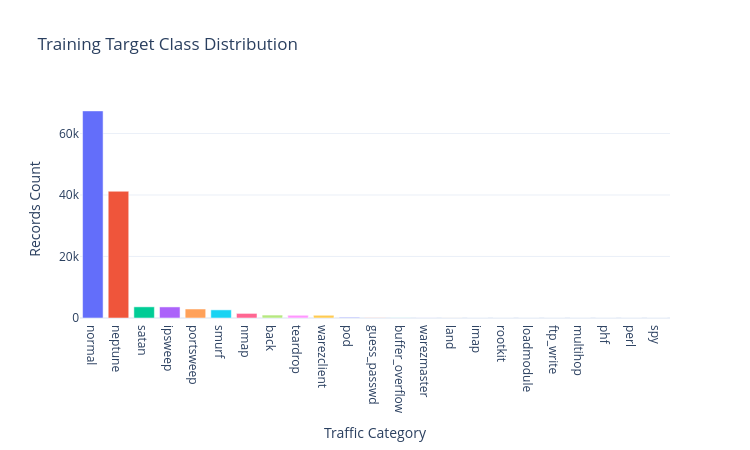

Here is the notebook cell this chart was saved with:
### Markdown cell above
## Target Classes

Let's look at the class distribution inside the training and test sets. We will visualize these distributions using interactive Plotly bar charts.

### Code cell
# Calculate train class distribution
train_counts = train_df['label'].value_counts().reset_index()
train_counts.columns = ['Label', 'Count']

fig_train = px.bar(
    train_counts,
    x='Label',
    y='Count',
    title='Training Target Class Distribution',
    labels={'Label': 'Traffic Category', 'Count': 'Records Count'},
    color='Label'
)
fig_train.update_layout(showlegend=False, width=750, height=450)
fig_train.show()

### Figure 1 — Plotly figure (JSON) as saved in the notebook; plotly's stock layout.template omitted (floating-point values rounded to 4 significant figures)
{"data": [{"hovertemplate": "Traffic Category=%{x}<br>Records Count=%{y}<extra></extra>", "legendgroup": "normal", "marker": {"color": "#636efa", "pattern": {"shape": ""}}, "name": "normal", "orientation": "v", "showlegend": true, "textposition": "auto", "type": "bar", "x": ["normal"], "xaxis": "x", "y": [67343], "yaxis": "y"}, {"hovertemplate": "Traffic Category=%{x}<br>Records Count=%{y}<extra></extra>", "legendgroup": "neptune", "marker": {"color": "#EF553B", "pattern": {"shape": ""}}, "name": "neptune", "orientation": "v", "showlegend": true, "textposition": "auto", "type": "bar", "x": ["neptune"], "xaxis": "x", "y": [41214], "yaxis": "y"}, {"hovertemplate": "Traffic Category=%{x}<br>Records Count=%{y}<extra></extra>", "legendgroup": "satan", "marker": {"color": "#00cc96", "pattern": {"shape": ""}}, "name": "satan", "orientation": "v", "showlegend": true, "textposition": "auto", "type": "bar", "x": ["satan"], "xaxis": "x", "y": [3633], "yaxis": "y"}, {"hovertemplate": "Traffic Category=%{x}<br>Records Count=%{y}<extra></extra>", "legendgroup": "ipsweep", "marker": {"color": "#ab63fa", "pattern": {"shape": ""}}, "name": "ipsweep", "orientation": "v", "showlegend": true, "textposition": "auto", "type": "bar", "x": ["ipsweep"], "xaxis": "x", "y": [3599], "yaxis": "y"}, {"hovertemplate": "Traffic Category=%{x}<br>Records Count=%{y}<extra></extra>", "legendgroup": "portsweep", "marker": {"color": "#FFA15A", "pattern": {"shape": ""}}, "name": "portsweep", "orientation": "v", "showlegend": true, "textposition": "auto", "type": "bar", "x": ["portsweep"], "xaxis": "x", "y": [2931], "yaxis": "y"}, {"hovertemplate": "Traffic Category=%{x}<br>Records Count=%{y}<extra></extra>", "legendgroup": "smurf", "marker": {"color": "#19d3f3", "pattern": {"shape": ""}}, "name": "smurf", "orientation": "v", "showlegend": true, "textposition": "auto", "type": "bar", "x": ["smurf"], "xaxis": "x", "y": [2646], "yaxis": "y"}, {"hovertemplate": "Traffic Category=%{x}<br>Records Count=%{y}<extra></extra>", "legendgroup": "nmap", "marker": {"color": "#FF6692", "pattern": {"shape": ""}}, "name": "nmap", "orientation": "v", "showlegend": true, "textposition": "auto", "type": "bar", "x": ["nmap"], "xaxis": "x", "y": [1493], "yaxis": "y"}, {"hovertemplate": "Traffic Category=%{x}<br>Records Count=%{y}<extra></extra>", "legendgroup": "back", "marker": {"color": "#B6E880", "pattern": {"shape": ""}}, "name": "back", "orientation": "v", "showlegend": true, "textposition": "auto", "type": "bar", "x": ["back"], "xaxis": "x", "y": [956], "yaxis": "y"}, {"hovertemplate": "Traffic Category=%{x}<br>Records Count=%{y}<extra></extra>", "legendgroup": "teardrop", "marker": {"color": "#FF97FF", "pattern": {"shape": ""}}, "name": "teardrop", "orientation": "v", "showlegend": true, "textposition": "auto", "type": "bar", "x": ["teardrop"], "xaxis": "x", "y": [892], "yaxis": "y"}, {"hovertemplate": "Traffic Category=%{x}<br>Records Count=%{y}<extra></extra>", "legendgroup": "warezclient", "marker": {"color": "#FECB52", "pattern": {"shape": ""}}, "name": "warezclient", "orientation": "v", "showlegend": true, "textposition": "auto", "type": "bar", "x": ["warezclient"], "xaxis": "x", "y": [890], "yaxis": "y"}, {"hovertemplate": "Traffic Category=%{x}<br>Records Count=%{y}<extra></extra>", "legendgroup": "pod", "marker": {"color": "#636efa", "pattern": {"shape": ""}}, "name": "pod", "orientation": "v", "showlegend": true, "textposition": "auto", "type": "bar", "x": ["pod"], "xaxis": "x", "y": [201], "yaxis": "y"}, {"hovertemplate": "Traffic Category=%{x}<br>Records Count=%{y}<extra></extra>", "legendgroup": "guess_passwd", "marker": {"color": "#EF553B", "pattern": {"shape": ""}}, "name": "guess_passwd", "orientation": "v", "showlegend": true, "textposition": "auto", "type": "bar", "x": ["guess_passwd"], "xaxis": "x", "y": [53], "yaxis": "y"}, {"hovertemplate": "Traffic Category=%{x}<br>Records Count=%{y}<extra></extra>", "legendgroup": "buffer_overflow", "marker": {"color": "#00cc96", "pattern": {"shape": ""}}, "name": "buffer_overflow", "orientation": "v", "showlegend": true, "textposition": "auto", "type": "bar", "x": ["buffer_overflow"], "xaxis": "x", "y": [30], "yaxis": "y"}, {"hovertemplate": "Traffic Category=%{x}<br>Records Count=%{y}<extra></extra>", "legendgroup": "warezmaster", "marker": {"color": "#ab63fa", "pattern": {"shape": ""}}, "name": "warezmaster", "orientation": "v", "showlegend": true, "textposition": "auto", "type": "bar", "x": ["warezmaster"], "xaxis": "x", "y": [20], "yaxis": "y"}, {"hovertemplate": "Traffic Category=%{x}<br>Records Count=%{y}<extra></extra>", "legendgroup": "land", "marker": {"color": "#FFA15A", "pattern": {"shape": ""}}, "name": "land", "orientation": "v", "showlegend": true, "textposition": "auto", "type": "bar", "x": ["land"], "xaxis": "x", "y": [18], "yaxis": "y"}, {"hovertemplate": "Traffic Category=%{x}<br>Records Count=%{y}<extra></extra>", "legendgroup": "imap", "marker": {"color": "#19d3f3", "pattern": {"shape": ""}}, "name": "imap", "orientation": "v", "showlegend": true, "textposition": "auto", "type": "bar", "x": ["imap"], "xaxis": "x", "y": [11], "yaxis": "y"}, {"hovertemplate": "Traffic Category=%{x}<br>Records Count=%{y}<extra></extra>", "legendgroup": "rootkit", "marker": {"color": "#FF6692", "pattern": {"shape": ""}}, "name": "rootkit", "orientation": "v", "showlegend": true, "textposition": "auto", "type": "bar", "x": ["rootkit"], "xaxis": "x", "y": [10], "yaxis": "y"}, {"hovertemplate": "Traffic Category=%{x}<br>Records Count=%{y}<extra></extra>", "legendgroup": "loadmodule", "marker": {"color": "#B6E880", "pattern": {"shape": ""}}, "name": "loadmodule", "orientation": "v", "showlegend": true, "textposition": "auto", "type": "bar", "x": ["loadmodule"], "xaxis": "x", "y": [9], "yaxis": "y"}, {"hovertemplate": "Traffic Category=%{x}<br>Records Count=%{y}<extra></extra>", "legendgroup": "ftp_write", "marker": {"color": "#FF97FF", "pattern": {"shape": ""}}, "name": "ftp_write", "orientation": "v", "showlegend": true, "textposition": "auto", "type": "bar", "x": ["ftp_write"], "xaxis": "x", "y": [8], "yaxis": "y"}, {"hovertemplate": "Traffic Category=%{x}<br>Records Count=%{y}<extra></extra>", "legendgroup": "multihop", "marker": {"color": "#FECB52", "pattern": {"shape": ""}}, "name": "multihop", "orientation": "v", "showlegend": true, "textposition": "auto", "type": "bar", "x": ["multihop"], "xaxis": "x", "y": [7], "yaxis": "y"}, {"hovertemplate": "Traffic Category=%{x}<br>Records Count=%{y}<extra></extra>", "legendgroup": "phf", "marker": {"color": "#636efa", "pattern": {"shape": ""}}, "name": "phf", "orientation": "v", "showlegend": true, "textposition": "auto", "type": "bar", "x": ["phf"], "xaxis": "x", "y": [4], "yaxis": "y"}, {"hovertemplate": "Traffic Category=%{x}<br>Records Count=%{y}<extra></extra>", "legendgroup": "perl", "marker": {"color": "#EF553B", "pattern": {"shape": ""}}, "name": "perl", "orientation": "v", "showlegend": true, "textposition": "auto", "type": "bar", "x": ["perl"], "xaxis": "x", "y": [3], "yaxis": "y"}, {"hovertemplate": "Traffic Category=%{x}<br>Records Count=%{y}<extra></extra>", "legendgroup": "spy", "marker": {"color": "#00cc96", "pattern": {"shape": ""}}, "name": "spy", "orientation": "v", "showlegend": true, "textposition": "auto", "type": "bar", "x": ["spy"], "xaxis": "x", "y": [2], "yaxis": "y"}], "layout": {"barmode": "relative", "height": 450, "legend": {"title": {"text": "Traffic Category"}, "tracegroupgap": 0}, "showlegend": false, "title": {"text": "Training Target Class Distribution"}, "width": 750, "xaxis": {"anchor": "y", "categoryarray": ["normal", "neptune", "satan", "ipsweep", "portsweep", "smurf", "nmap", "back", "teardrop", "warezclient", "pod", "guess_passwd", "buffer_overflow", "warezmaster", "land", "imap", "rootkit", "loadmodule", "ftp_write", "multihop", "phf", "perl", "spy"], "categoryorder": "array", "domain": [0, 1], "title": {"text": "Traffic Category"}}, "yaxis": {"anchor": "x", "domain": [0, 1], "title": {"text": "Records Count"}}}}
